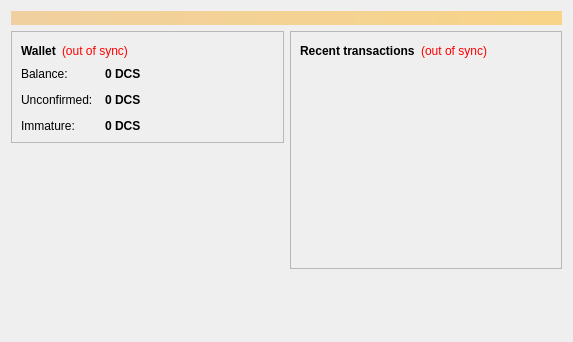
<?xml version="1.0" encoding="UTF-8"?>
<ui version="4.0">
 <class>OverviewPage</class>
 <widget class="QWidget" name="OverviewPage">
  <property name="geometry">
   <rect>
    <x>0</x>
    <y>0</y>
    <width>573</width>
    <height>342</height>
   </rect>
  </property>
  <property name="windowTitle">
   <string>Form</string>
  </property>
  <layout class="QVBoxLayout" name="topLayout">
   <item>
    <widget class="QLabel" name="labelAlerts">
     <property name="visible">
      <bool>false</bool>
     </property>
     <property name="styleSheet">
      <string notr="true">background-color: qlineargradient(x1: 0, y1: 0, x2: 1, y2: 0, stop:0 #F0D0A0, stop:1 #F8D488); color:#000000;</string>
     </property>
     <property name="wordWrap">
      <bool>true</bool>
     </property>
     <property name="margin">
      <number>3</number>
     </property>
    </widget>
   </item>
   <item>
    <layout class="QHBoxLayout" name="horizontalLayout" stretch="1,1">
     <item>
      <layout class="QVBoxLayout" name="verticalLayout_2">
       <item>
        <widget class="QFrame" name="frame">
         <property name="frameShape">
          <enum>QFrame::StyledPanel</enum>
         </property>
         <property name="frameShadow">
          <enum>QFrame::Raised</enum>
         </property>
         <layout class="QVBoxLayout" name="verticalLayout_4">
          <item>
           <layout class="QHBoxLayout" name="horizontalLayout_4">
            <item>
             <widget class="QLabel" name="label_5">
              <property name="font">
               <font>
                <weight>75</weight>
                <bold>true</bold>
               </font>
              </property>
              <property name="text">
               <string>Wallet</string>
              </property>
             </widget>
            </item>
            <item>
             <widget class="QLabel" name="labelWalletStatus">
              <property name="toolTip">
               <string>The displayed information may be out of date. Your wallet automatically synchronizes with the Dcscoin network after a connection is established, but this process has not completed yet.</string>
              </property>
              <property name="styleSheet">
               <string notr="true">QLabel { color: red; }</string>
              </property>
              <property name="text">
               <string notr="true">(out of sync)</string>
              </property>
              <property name="alignment">
               <set>Qt::AlignLeading|Qt::AlignLeft|Qt::AlignVCenter</set>
              </property>
             </widget>
            </item>
            <item>
             <spacer name="horizontalSpacer_2">
              <property name="orientation">
               <enum>Qt::Horizontal</enum>
              </property>
              <property name="sizeHint" stdset="0">
               <size>
                <width>40</width>
                <height>20</height>
               </size>
              </property>
             </spacer>
            </item>
           </layout>
          </item>
          <item>
           <layout class="QFormLayout" name="formLayout_2">
            <property name="fieldGrowthPolicy">
             <enum>QFormLayout::AllNonFixedFieldsGrow</enum>
            </property>
            <property name="horizontalSpacing">
             <number>12</number>
            </property>
            <property name="verticalSpacing">
             <number>12</number>
            </property>
            <item row="0" column="0">
             <widget class="QLabel" name="label">
              <property name="text">
               <string>Balance:</string>
              </property>
             </widget>
            </item>
            <item row="0" column="1">
             <widget class="QLabel" name="labelBalance">
              <property name="font">
               <font>
                <weight>75</weight>
                <bold>true</bold>
               </font>
              </property>
              <property name="cursor">
               <cursorShape>IBeamCursor</cursorShape>
              </property>
              <property name="toolTip">
               <string>Your current balance</string>
              </property>
              <property name="text">
               <string notr="true">0 DCS</string>
              </property>
              <property name="textInteractionFlags">
               <set>Qt::LinksAccessibleByMouse|Qt::TextSelectableByKeyboard|Qt::TextSelectableByMouse</set>
              </property>
             </widget>
            </item>
            <item row="1" column="0">
             <widget class="QLabel" name="label_3">
              <property name="text">
               <string>Unconfirmed:</string>
              </property>
             </widget>
            </item>
            <item row="1" column="1">
             <widget class="QLabel" name="labelUnconfirmed">
              <property name="font">
               <font>
                <weight>75</weight>
                <bold>true</bold>
               </font>
              </property>
              <property name="cursor">
               <cursorShape>IBeamCursor</cursorShape>
              </property>
              <property name="toolTip">
               <string>Total of transactions that have yet to be confirmed, and do not yet count toward the current balance</string>
              </property>
              <property name="text">
               <string notr="true">0 DCS</string>
              </property>
              <property name="textInteractionFlags">
               <set>Qt::LinksAccessibleByMouse|Qt::TextSelectableByKeyboard|Qt::TextSelectableByMouse</set>
              </property>
             </widget>
            </item>
            <item row="2" column="0">
             <widget class="QLabel" name="labelImmatureText">
              <property name="text">
               <string>Immature:</string>
              </property>
             </widget>
            </item>
            <item row="2" column="1">
             <widget class="QLabel" name="labelImmature">
              <property name="font">
               <font>
                <weight>75</weight>
                <bold>true</bold>
               </font>
              </property>
              <property name="toolTip">
               <string>Mined balance that has not yet matured</string>
              </property>
              <property name="text">
               <string notr="true">0 DCS</string>
              </property>
              <property name="textInteractionFlags">
               <set>Qt::LinksAccessibleByMouse|Qt::TextSelectableByKeyboard|Qt::TextSelectableByMouse</set>
              </property>
             </widget>
            </item>
           </layout>
          </item>
         </layout>
        </widget>
       </item>
       <item>
        <spacer name="verticalSpacer">
         <property name="orientation">
          <enum>Qt::Vertical</enum>
         </property>
         <property name="sizeHint" stdset="0">
          <size>
           <width>20</width>
           <height>40</height>
          </size>
         </property>
        </spacer>
       </item>
      </layout>
     </item>
     <item>
      <layout class="QVBoxLayout" name="verticalLayout_3">
       <item>
        <widget class="QFrame" name="frame_2">
         <property name="frameShape">
          <enum>QFrame::StyledPanel</enum>
         </property>
         <property name="frameShadow">
          <enum>QFrame::Raised</enum>
         </property>
         <layout class="QVBoxLayout" name="verticalLayout">
          <item>
           <layout class="QHBoxLayout" name="horizontalLayout_2">
            <item>
             <widget class="QLabel" name="label_4">
              <property name="text">
               <string>&lt;b&gt;Recent transactions&lt;/b&gt;</string>
              </property>
             </widget>
            </item>
            <item>
             <widget class="QLabel" name="labelTransactionsStatus">
              <property name="toolTip">
               <string>The displayed information may be out of date. Your wallet automatically synchronizes with the Dcscoin network after a connection is established, but this process has not completed yet.</string>
              </property>
              <property name="styleSheet">
               <string notr="true">QLabel { color: red; }</string>
              </property>
              <property name="text">
               <string notr="true">(out of sync)</string>
              </property>
              <property name="alignment">
               <set>Qt::AlignRight|Qt::AlignTrailing|Qt::AlignVCenter</set>
              </property>
             </widget>
            </item>
            <item>
             <spacer name="horizontalSpacer">
              <property name="orientation">
               <enum>Qt::Horizontal</enum>
              </property>
              <property name="sizeHint" stdset="0">
               <size>
                <width>40</width>
                <height>20</height>
               </size>
              </property>
             </spacer>
            </item>
           </layout>
          </item>
          <item>
           <widget class="QListView" name="listTransactions">
            <property name="styleSheet">
             <string notr="true">QListView { background: transparent; }</string>
            </property>
            <property name="frameShape">
             <enum>QFrame::NoFrame</enum>
            </property>
            <property name="verticalScrollBarPolicy">
             <enum>Qt::ScrollBarAlwaysOff</enum>
            </property>
            <property name="horizontalScrollBarPolicy">
             <enum>Qt::ScrollBarAlwaysOff</enum>
            </property>
            <property name="selectionMode">
             <enum>QAbstractItemView::NoSelection</enum>
            </property>
           </widget>
          </item>
         </layout>
        </widget>
       </item>
       <item>
        <spacer name="verticalSpacer_2">
         <property name="orientation">
          <enum>Qt::Vertical</enum>
         </property>
         <property name="sizeHint" stdset="0">
          <size>
           <width>20</width>
           <height>40</height>
          </size>
         </property>
        </spacer>
       </item>
      </layout>
     </item>
    </layout>
   </item>
  </layout>
 </widget>
 <resources/>
 <connections/>
</ui>
